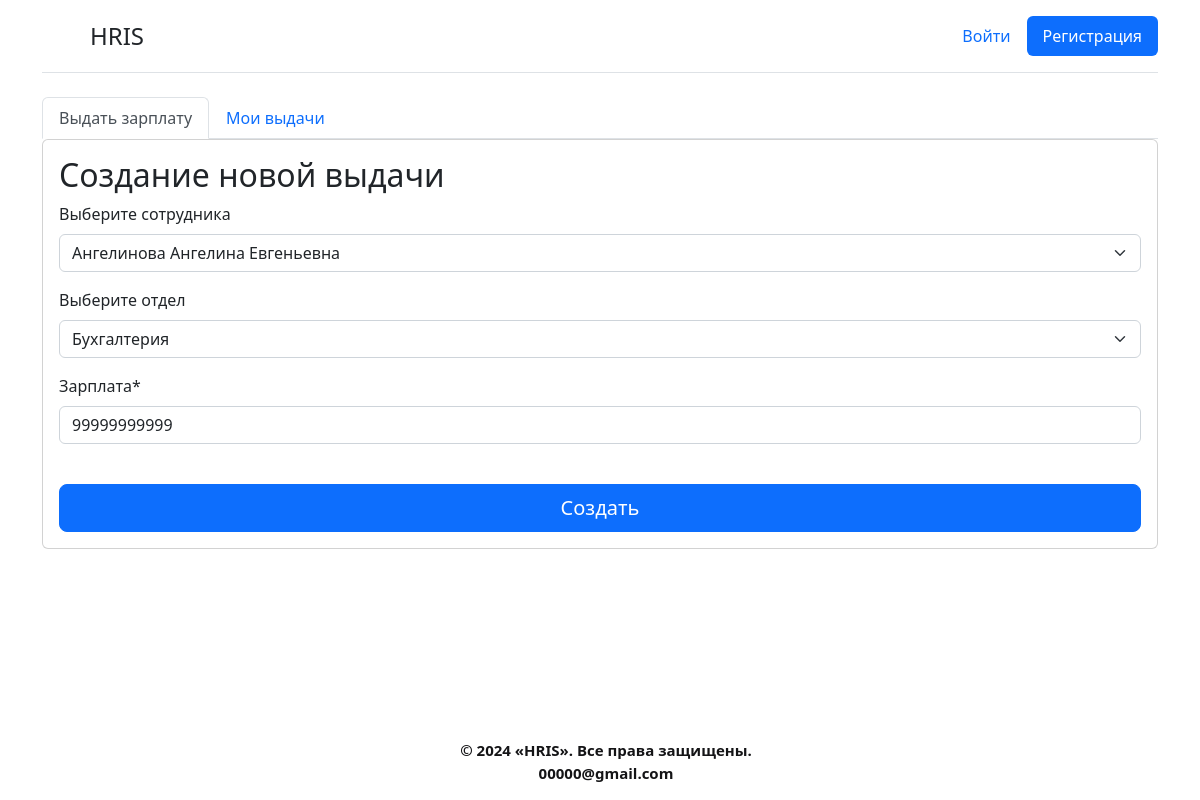
The app's page /record/edit_application/3/ with its own data.
### bd/models.py (models this page shows, shortened)
class Application(models.Model):
    date = models.DateTimeField(default=timezone.now, verbose_name='Дата и Время')
    auth_user = models.ForeignKey(AuthUser, on_delete=models.CASCADE, null=True, blank=True, verbose_name='Работник')
    number_cab = models.ForeignKey(office, on_delete=models.CASCADE, null=True, blank=True,
                                   verbose_name='Выберите отдел')
    description = models.CharField('Зарплата', max_length=20)
    worker = models.ForeignKey(
        Staff,
        on_delete=models.SET_NULL,
        null=True,
        blank=True,
        verbose_name='Выберите сотрудника',
    )
    class Meta:
        db_table = 'applications'
        verbose_name = 'Выдача'
        verbose_name_plural = 'Выдачи'

### request/views.py (the view)
# urls.py: path('edit_application/<int:app_id>/', Edit_application, name='edit_application')
def Edit_application(request, app_id):
    print(app_id)
    try:
        application = Application.objects.get(id=app_id)
    except Application.DoesNotExist:
        application = None
    if request.method == 'POST':
        form = ApplicationFormEdit(request.POST, instance=application, initial={'number_cab': application.number_cab,
                                                                                'description': application.description})
        if form.is_valid():
            form.save()
            return redirect('request:record')
    else:
        form = ApplicationFormEdit(instance=application, initial={'number_cab': application.number_cab,
                                                                  'description': application.description})
        print(form)
    context = {
        'form': form,
        'app': application,
    }
    return render(request, 'record.html', context)

### request/forms.py
class ApplicationFormEdit(forms.ModelForm):
    class Meta:
        model = Application
        fields = ['worker', 'number_cab', 'description']

### bd/models.py (called while the page is built)
    def __str__(self):
        return self.name

    def __str__(self):
        return f'{self.number}'

### request/templates/record.html (shortened to what this page needs)
{% extends 'main/start.html' %}
{% load crispy_forms_tags %}
{% load static %}
{% block body %}
<div class="container">
    <ul class="nav nav-tabs" role="tablist">
        <li class="nav-item" role="presentation">
            <a class="nav-link active" id="add_application-tab" data-bs-toggle="tab" href="#add_application" role="tab" aria-controls="add_application" aria-selected="true">Выдать зарплату</a>
        </li>
        <li class="nav-item" role="presentation">
            <a class="nav-link" id="record-tab" data-bs-toggle="tab" href="#record" role="tab" aria-controls="record" aria-selected="false">Мои выдачи</a>
        </li>
    </ul>
    <div class="tab-content">
        <div class="tab-pane fade show active" id="add_application" role="tabpanel" aria-labelledby="add_application-tab">
            <div class="card w-100">
                <div class="card-body">
                    <h2>Создание новой выдачи</h2>
                    <form method="post" action="{% url 'request:add_orders' %}">
                        {{ form|crispy }}
                        <button class="w-100 btn btn-lg btn-primary mt-4" type="submit" id="submit" onclick="clicks();">Создать</button>
                    </form>
                </div>
            </div>
        </div>
    </div>
</div>
{% endblock %}

### records on screen
Application: worker "Ангелинова Ангелина Евгеньевна", number_cab "Бухгалтерия", description "99999999999"
